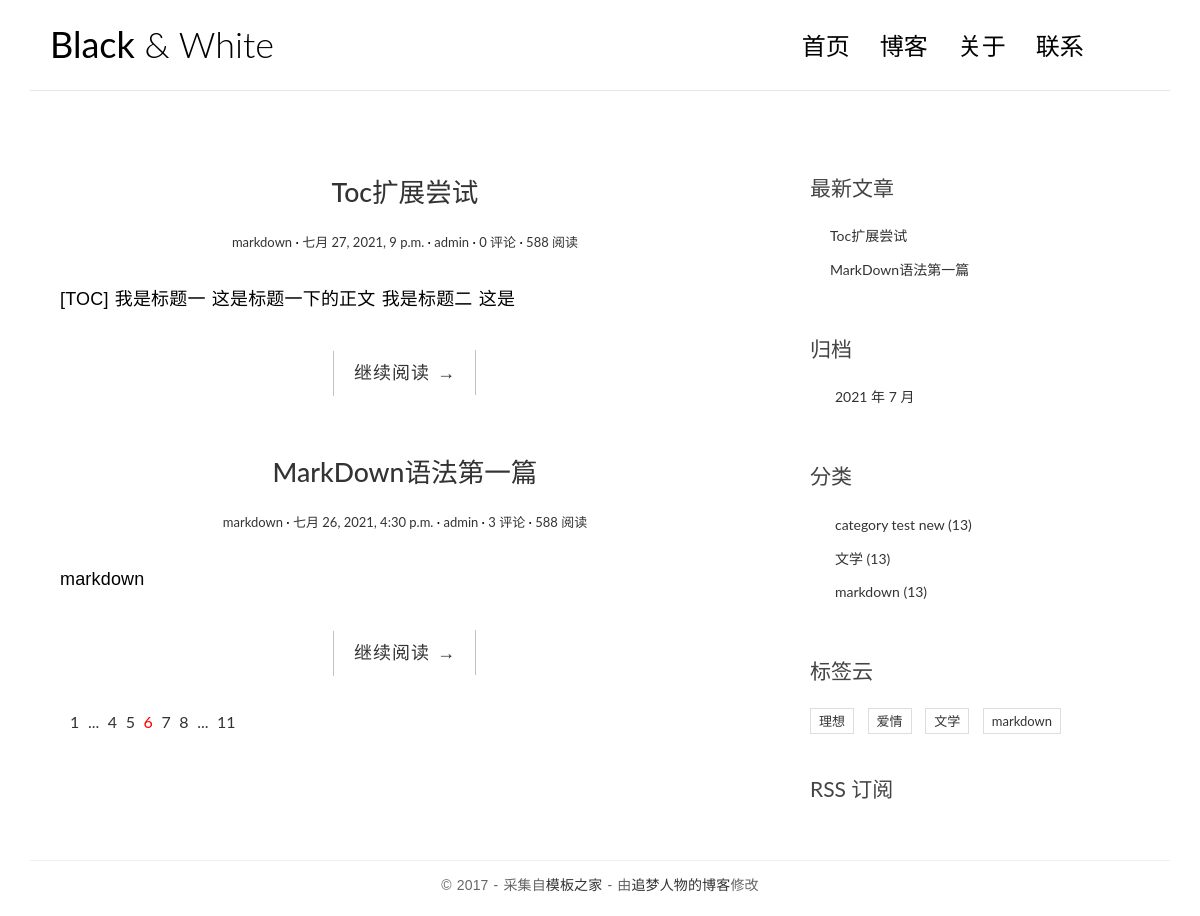
The page / on the database its author committed.
### blog/models.py (models this page shows, shortened)
class Post(models.Model):
    title = models.CharField('标题',max_length=70)  # 文章标题
    body = models.TextField('正文')
    created_time = models.DateTimeField('创建时间',default=timezone.now)
    modified_time = models.DateTimeField('修改时间')
    excerpt = models.CharField('摘要',max_length=200,blank=True)
    category = models.ForeignKey(Category,verbose_name='分类',on_delete=models.CASCADE)
    tags = models.ManyToManyField(Tag,verbose_name='标签',blank=True)
    author = models.ForeignKey(User,verbose_name='作者',on_delete=models.CASCADE)
    class Meta:
        verbose_name = '文章'
        verbose_name_plural = verbose_name
        ordering = ['-created_time']
    def get_absolute_url(self):
        return reverse('blog:detail',kwargs={'pk':self.pk})

class Category(models.Model):
    name = models.CharField(max_length=100)
    class Meta:
        verbose_name = '分类'
        verbose_name_plural = verbose_name

class Tag(models.Model):
    name = models.CharField(max_length=100)
    class Meta:
        verbose_name = '标签'
        verbose_name_plural = verbose_name

### blog/views.py (the view)
# urls.py: path('',views.index,name='index'),
def index(request):
    post_list = Post.objects.all().order_by('-created_time')
    return render(request,'blog/index.html',context={
        'post_list':post_list
    })

### blog/templatetags/blog_extras.py (called while the page is built)
@register.inclusion_tag('blog/inclusions/_recent_posts.html',takes_context=True)
def show_recent_posts(context,num=5):
    return {
        'recent_post_list':Post.objects.all().order_by('-created_time')[:num],
    }

@register.inclusion_tag('blog/inclusions/_archives.html',takes_context=True)
def show_archives(context):
    return {
        'date_list':Post.objects.dates('created_time','month',order='DESC'),
    }

@register.inclusion_tag('blog/inclusions/_categories.html',takes_context=True)
def show_categories(context):
    return {
        'category_list':Category.objects.all(),
    }

@register.inclusion_tag('blog/inclusions/_tags.html',takes_context=True)
def show_tags(context):
    return {
        'tag_list':Tag.objects.all(),
    }

### templates/blog/index.html (shortened to what this page needs)
{% extends 'base.html' %}
{% load static %}
            {% block main %}
            {% for post in post_list %}
                <article class="post post-{{ post.pk }}">
                    <header class="entry-header">
                        <h1 class="entry-title">
                            <a href="{{ post.get_absolute_url }}">{{ post.title }}</a>
                        </h1>
                        <div class="entry-meta">
                            <span class="post-category"><a href="#">{{ post.category.name }}</a></span>
                            <span class="post-date"><a href="#"><time class="entry-date"
                                                                      datetime="{{ post.created_time }}">{{ post.created_time }}</time></a></span>
                            <span class="post-author"><a href="#">{{ post.author }}</a></span>
                            <span class="comments-link"><a href="{{ post.get_absolute_url }}#comment-area">{{ post.comment_set.count }} 评论</a></span>
                            <span class="views-count"><a href="#">588 阅读</a></span>
                        </div>
                    </header>
                    <div class="entry-content clearfix">
                        <p>{{ post.excerpt }}</p>
                        <div class="read-more cl-effect-14">
                            <a href="{{ post.get_absolute_url }}" class="more-link">继续阅读 <span class="meta-nav">→</span></a>
                        </div>
                    </div>
                </article>
            {% empty %}
                <div class="no-post">暂时还没有发布文章！</div>
            {% endfor %}
                <div class="pagination">
                    <ul>
                        <li><a href="">1</a></li>
                        <li><a href="">...</a></li>
                        <li><a href="">4</a></li>
                        <li><a href="">5</a></li>
                        <li class="current"><a href="">6</a></li>
                        <li><a href="">7</a></li>
                        <li><a href="">8</a></li>
                        <li><a href="">...</a></li>
                        <li><a href="">11</a></li>
                    </ul>
                </div>
            {% endblock main %}

### templates/base.html (shortened to what this page needs)
{% load static %}
{% load blog_extras %}
<!DOCTYPE html>
<html>
<head>
    <link href="https://cdn.bootcss.com/highlight.js/9.15.8/styles/github.min.css" rel="stylesheet">
    <link rel="stylesheet" href="http://code.ionicframework.com/ionicons/2.0.1/css/ionicons.min.css">
    <link rel="stylesheet" href="{% static 'blog/css/bootstrap.min.css' %}">
    <link rel="stylesheet" href="{% static 'blog/css/pace.css' %}">
    <link rel="stylesheet" href="{% static 'blog/css/custom.css' %}">
</head>
<body>
<div class="container">
    <header id="site-header">
        <div class="row">
            <div class="col-md-4 col-sm-5 col-xs-8">
                <div class="logo">
                    <h1><a href="{% url 'blog:index' %}"><b>Black</b> &amp; White</a></h1>
                </div>
            </div>
            <div class="col-md-8 col-sm-7 col-xs-4">
                <nav class="main-nav" role="navigation">
                    <div class="collapse navbar-collapse" id="bs-example-navbar-collapse-1">
                        <ul class="nav navbar-nav navbar-right">
                            <li class="cl-effect-11"><a href="index.html" data-hover="首页">首页</a></li>
                            <li class="cl-effect-11"><a href="full-width.html" data-hover="博客">博客</a></li>
                            <li class="cl-effect-11"><a href="about.html" data-hover="关于">关于</a></li>
                            <li class="cl-effect-11"><a href="contact.html" data-hover="联系">联系</a></li>
                        </ul>
                    </div>
                </nav>
            </div>
        </div>
    </header>
</div>
<div class="content-body">
    <div class="container">
        <div class="row">
            <main class="col-md-8">
                {% block main %}
                {% endblock main %}
            </main>
            <aside class="col-md-4">
                {% show_recent_posts %}
                {% show_archives %}
                {% show_categories %}
                {% show_tags %}
                <div class="rss">
                    <a href=""> RSS 订阅</a>
                </div>
            </aside>
        </div>
    </div>
</div>
<footer id="site-footer">
    <div class="container">
        <div class="row">
            <div class="col-md-12">
                <p class="copyright">&copy 2017 - 采集自<a href="http://www.cssmoban.com/"
                                                        target="_blank" title="模板之家">模板之家</a>
                    - 由<a href="http://zmrenwu.com/" title="网页模板" target="_blank">追梦人物的博客</a>修改
                </p>
            </div>
        </div>
    </div>
</footer>
</body>
</html>

### templates/blog/inclusions/_recent_posts.html (shortened to what this page needs)
<!DOCTYPE html>
<html lang="en">
<head>
</head>
<body>
    <div class="widget widget-recent-posts">
       <h3 class="widget-title">最新文章</h3>
        <ul>
            {% for post in recent_post_list %}
                <li>
                    <a href="{{ post.get_absolute_url }}">{{ post.title }}</a>
                </li>
            {% empty %}
            暂无文章!
            {% endfor %}
        </ul>
    </div>
</body>
</html>

### templates/blog/inclusions/_archives.html (shortened to what this page needs)
<!DOCTYPE html>
<html lang="en">
<head>
</head>
<body>
    <div class="widget widget-archives">
        <h3 class="widget-title">归档</h3>
        <ul>
            {% for date in date_list %}
                <li>
                    <a href="{% url 'blog:archive' date.year date.month %}">
                        {{ date.year }} 年 {{ date.month }} 月
                    </a>
                </li>
            {% empty %}
            暂无归档！
            {% endfor %}
        </ul>
    </div>
</body>
</html>

### templates/blog/inclusions/_categories.html (shortened to what this page needs)
<!DOCTYPE html>
<html lang="en">
<head>
</head>
<body>
    <div class="widget widget-category">
        <h3 class="widget-title">分类</h3>
        <ul>
            {% for category in category_list %}
            <li>
                <a href="{% url 'blog:category' category.pk %}">{{ category.name }} <span class="post-count">(13)</span></a>
            </li>
            {% empty %}
            暂无分类！
            {% endfor %}
        </ul>
    </div>
</body>
</html>

### templates/blog/inclusions/_tags.html (shortened to what this page needs)
<!DOCTYPE html>
<html lang="en">
<head>
</head>
<body>
<div class="widget widget-tag-cloud">
  <h3 class="widget-title">标签云</h3>
  <ul>
    {% for tag in tag_list %}
      <li>
        <a href="{% url 'blog:tag' tag.pk %}">{{ tag.name }}</a>
      </li>
    {% empty %}
      暂无标签！
    {% endfor %}
  </ul>
</div>
</body>
</html>

### blog/static/blog/css/custom.css (style rules this page uses)
* { outline: none; }
h1, h2, h3, h4, h5, h6 { margin-top: 0; }
b { font-weight: 400; }
a { color: #333; }
body { color: #444; font-family: 'Lato', sans-serif; }
p { font-family: 'Ubuntu', sans-serif; font-weight: 400; word-spacing: 1px; letter-spacing: 0.01em; }
#site-header { background-color: #FFF; padding: 25px 20px; margin-bottom: 40px; border-bottom: 1px solid #e7e7e7; }
.logo h1 a { color: #000; }
.logo h1 { margin: 0; font-family: 'Lato', sans-serif; font-weight: 300; }
.main-nav { margin-top: 11px; max-width: 95%; }
.main-nav a { color: #000000 !important; padding: 0 0 5px 0 !important; margin-right: 30px; font-family: 'Lato', sans-serif; font-weight: 300; font-size: 24px; }
.cl-effect-11 a { padding: 10px 0; color: #0972b4; text-shadow: none; }
.cl-effect-11 a::before { position: absolute; top: 0; left: 0; overflow: hidden; padding: 0 0 5px 0 !important; max-width: 0; border-bottom: 1px solid #000; color: #000; content: attr(data-hover); white-space: nowrap; -webkit-transition: max-width 0.5s; -moz-transition: max-width 0.5s; transition: max-width 0.5s; }
.content-body { padding-bottom: 4em; }
.post { background: #fff; padding: 30px 30px 0; }
.entry-title { text-align: center; font-size: 1.9em; margin-bottom: 20px; line-height: 1.6; padding: 10px 20px 0; }
.entry-meta { text-align: center; color: #DDDDDD; font-size: 13px; margin-bottom: 30px; }
.entry-content { font-size: 18px; line-height: 1.9; font-weight: 300; color: #000; }
.post-category::after, .post-date::after, .post-author::after, .comments-link::after { content: ' ·'; color: #000; }
.read-more { font-family: 'Ubuntu', sans-serif; font-weight: 400; word-spacing: 1px; letter-spacing: 0.01em; text-align: center; margin-top: 20px; }
.cl-effect-14 a { padding: 0 20px; height: 45px; line-height: 45px; position: relative; display: inline-block; margin: 15px 25px; letter-spacing: 1px; font-weight: 400; text-shadow: 0 0 1px rgba(255, 255, 255, 0.3); }
.cl-effect-14 a::before, .cl-effect-14 a::after { position: absolute; width: 45px; height: 1px; background: #C3C3C3; content: ''; -webkit-transition: all 0.3s; -moz-transition: all 0.3s; transition: all 0.3s; pointer-events: none; }
.cl-effect-14 a::before { top: 0; left: 0; -webkit-transform: rotate(90deg); -moz-transform: rotate(90deg); transform: rotate(90deg); -webkit-transform-origin: 0 0; -moz-transform-origin: 0 0; transform-origin: 0 0; }
.cl-effect-14 a::after { right: 0; bottom: 0; -webkit-transform: rotate(90deg); -moz-transform: rotate(90deg); transform: rotate(90deg); -webkit-transform-origin: 100% 0; -moz-transform-origin: 100% 0; transform-origin: 100% 0; }
.widget { background: #fff; padding: 30px 0 0; }
.widget-title { font-size: 1.5em; margin-bottom: 20px; line-height: 1.6; padding: 10px 0 0; font-weight: 400; }
.widget-recent-posts ul { padding: 0; margin: 0; padding-left: 20px; }
.widget-recent-posts ul li { list-style-type: none; position: relative; line-height: 170%; margin-bottom: 10px; }
.widget-recent-posts ul li::before { content: '\f3d3'; font-family: "Ionicons"; position: absolute; left: -17px; top: 3px; font-size: 16px; color: #000; }
.widget-archives ul { padding: 0; margin: 0; padding-left: 25px; }
.widget-archives ul li { list-style-type: none; position: relative; line-height: 170%; margin-bottom: 10px; }
.widget-archives ul li::before { content: '\f3f3'; font-family: "Ionicons"; position: absolute; left: -25px; top: 1px; font-size: 16px; color: #000; }
.widget-category ul { padding: 0; margin: 0; padding-left: 25px; }
.widget-category ul li { list-style-type: none; position: relative; line-height: 170%; margin-bottom: 10px; }
.widget-category ul li::before { content: '\f3fe'; font-family: "Ionicons"; position: absolute; left: -25px; top: 1px; font-size: 18px; color: #000; }
.widget-tag-cloud ul { padding: 0; margin: 0; margin-right: -10px; }
.widget-tag-cloud ul li { list-style-type: none; font-size: 13px; display: inline-block; margin-right: 10px; margin-bottom: 10px; padding: 3px 8px; border: 1px solid #ddd; }
.rss { font-size: 21px; margin-top: 30px; }
.rss a { color: #444; }
#site-footer { padding-top: 10px; padding: 0 0 1.5em 0; }
.copyright { text-align: center; padding-top: 1em; margin: 0; border-top: 1px solid #eee; color: #666; }
.pagination ul { list-style: none; }
.pagination ul li { display: inline-block; font-size: 16px; margin-right: 5px; }
.current a { color: red; }

### rows shown on the page
Post: title "Toc扩展尝试", category.name "markdown", created_time "七月 27, 2021, 9 p.m.", author "admin", comment_set.count "0", excerpt "[TOC] 我是标题一 这是标题一下的正文 我是标题二 这是"
Post: title "MarkDown语法第一篇", category.name "markdown", created_time "七月 26, 2021, 4:30 p.m.", author "admin", comment_set.count "3", excerpt "markdown"
Category: name "category test new"
Category: name "文学"
Category: name "markdown"
Tag: name "理想"
Tag: name "爱情"
Tag: name "文学"
Tag: name "markdown"

### other values the page prints
{{ date.year }} "2021"
{{ date.month }} "7"
